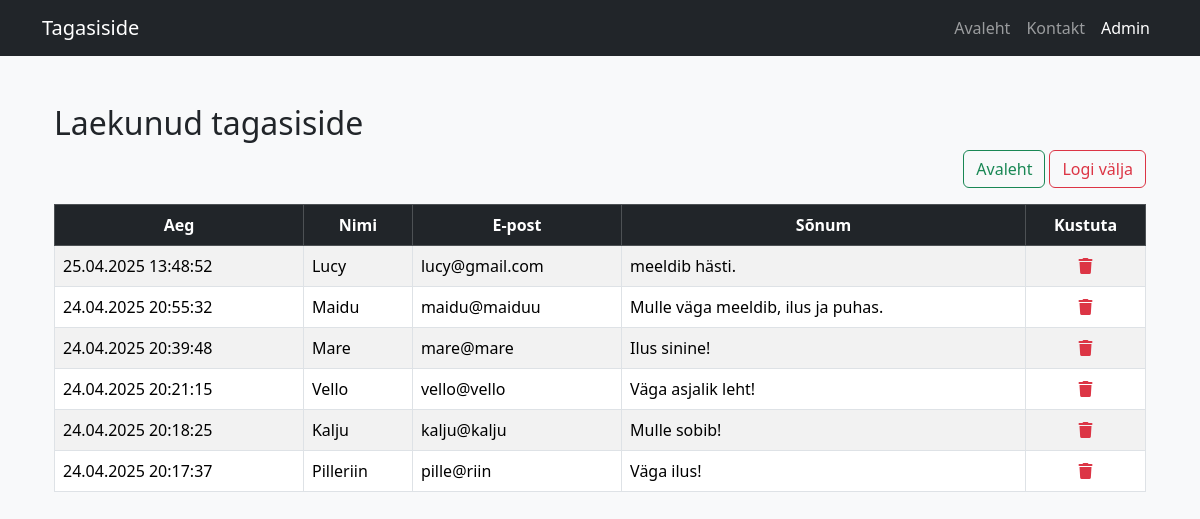
Screenshot of /index.php?page=admin (signed in) with the database file from the repository.
### tables this page shows
CREATE TABLE `feedback` (
  `id` int(11) UNSIGNED NOT NULL,
  `date` datetime NOT NULL DEFAULT current_timestamp(),
  `name` varchar(200) NOT NULL,
  `email` varchar(200) NOT NULL,
  `message` text NOT NULL
);

### include/mysqli.php (called while the page is built, shortened)
<?php
class Db {
    private $con;
    function __construct()
    {
        $this->con = new mysqli(DB_SERVER, DB_USER, DB_PASS, DB_NAME);
        if($this->con->connect_errno) {
            echo "<strong>Viga andmebaasiga:<strong>".$this->con->connect_errno;
        }else {
            mysqli_set_charset($this->con, "utf8");
        }
    }
    function dbQuery($sql) {
        if($this->con) {
            $res = mysqli_query($this->con, $sql);
            return $res;
        }
        return false;
    }
    function dbGetArray($sql) {
        $res = $this->dbQuery($sql);
        if($res !== false) {
            $data = array();
            while($row = mysqli_fetch_assoc($res)) {
                $data[] = $row;
            }
            return (!empty($data)) ? $data : false;
        }
        return false;
    }
}

### admin.php (the view, shortened to what this page needs)
<?php
$sql = "SELECT *, DATE_FORMAT(date, '%d.%m.%Y %H:%i:%s') as date_time from feedback order by date desc";
$data = $db->dbGetArray($sql);
?>
<!DOCTYPE html>
<html lang="et">
<head>
    <link rel="stylesheet" href="https://cdnjs.cloudflare.com/ajax/libs/font-awesome/6.5.0/css/all.min.css">
    <link href="https://cdn.jsdelivr.net/npm/bootstrap@5.3.5/dist/css/bootstrap.min.css" rel="stylesheet">
</head>
<body class="bg-light">
    <div class="container mt-5">
        <h2>Laekunud tagasiside</h2>
        <div class="d-flex justify-content-end align-items-center mb-3">
            <a href="index.php" class="btn btn-outline-success me-1">Avaleht</a>
            <a href="logout.php" class="btn btn-outline-danger">Logi välja</a>
        </div>
        <?php
        if($data !== false) {
            ?>
            <table class="table table-bordered table-striped">
                <thead class="table-dark">
                    <tr>
                        <th class="text-center">Aeg</th>
                        <th class="text-center">Nimi</th>
                        <th class="text-center">E-post</th>
                        <th class="text-center">Sõnum</th>
                        <th class="text-center">Kustuta</th>
                    </tr>
                </thead>
                <tbody>
                    <?php
                for($x = 0; $x < count($data); $x++) {
            ?>
                        <tr>
                            <td><?= $data[$x]['date_time'];?></td>
                            <td><?= $data[$x]['name']; ?></td>
                            <td><?= $data[$x]['email'];  ?></td>
                            <td><?= $data[$x]['message'];  ?></td>
                            <td class= text-center><a href="?page=admin&sid=<?= $data[$x]['id'] ?>&delete=true" onclick="return confirm('Kas oled kindel, et soovid kustutada?');">
                            <i class="fa-solid fa-trash text-danger"></i></a></td>
                        </tr>
            <?php
        }
        ?>
        </tbody>
        </table>
        <?php
    } else  {
             echo "<p>Tagasisidet ei ole veel saabunud.</p>";
             }
            ?>
    </div>

### index.php (shortened to what this page needs)
<?php
include("include/mysqli.php");
$db= new Db();
$page = $_GET['page'] ?? 'home';
?>
<!DOCTYPE html>
<html lang="et">
<head>
    <link href="https://cdn.jsdelivr.net/npm/bootstrap@5.3.5/dist/css/bootstrap.min.css" rel="stylesheet">
</head>
<body>
<nav class="navbar navbar-expand-lg navbar-dark bg-dark">
  <div class="container">
    <a class="navbar-brand" href="index.php">Tagasiside</a>
    <div class="collapse navbar-collapse">
      <ul class="navbar-nav ms-auto">
        <li class="nav-item"><a class="nav-link<?= $page === 'home' ? ' active' : '' ?>" href="index.php?page=home">Avaleht</a></li>
        <li class="nav-item"><a class="nav-link<?= $page === 'contact' ? ' active' : '' ?>" href="index.php?page=contact">Kontakt</a></li>
        <li class="nav-item"><a class="nav-link<?= $page === 'admin' ? ' active' : '' ?>" href="index.php?page=admin">Admin</a></li>
      </ul>
    </div>
  </div>
</nav>
<div class="container mt-4">
<?php
switch ($page) {
    case 'admin':
        include 'admin.php';
        break;
}
?>
</div>
</body>
</html>

### rows the page displays
feedback: date_time "25.04.2025 13:48:52", name "Lucy", email "lucy@gmail.com", message "meeldib hästi."
feedback: date_time "24.04.2025 20:55:32", name "Maidu", email "maidu@maiduu", message "Mulle väga meeldib, ilus ja puhas."
feedback: date_time "24.04.2025 20:39:48", name "Mare", email "mare@mare", message "Ilus sinine!"
feedback: date_time "24.04.2025 20:21:15", name "Vello", email "vello@vello", message "Väga asjalik leht!"
feedback: date_time "24.04.2025 20:18:25", name "Kalju", email "kalju@kalju", message "Mulle sobib!"
feedback: date_time "24.04.2025 20:17:37", name "Pilleriin", email "pille@riin", message "Väga ilus!"
